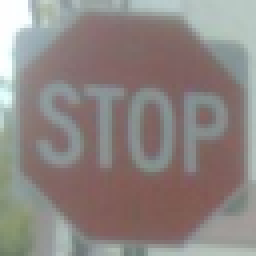
//> input picture images/stopSamples/stop00.png, 64 x 64 px (shown 4 times larger)
$ ./detectObjects   (built with g++ and OpenCV 4)
//> lines starting //> are read from the running program, lines starting //| are printed output that depends on the picture
// [17 lines of licence text are left out]

#include <iostream>
#include <opencv2/core.hpp>
#include <opencv2/highgui.hpp>
#include <opencv2/imgproc.hpp>
#include <opencv2/objdetect.hpp>

int main()
{
	// open the positive sample images
	std::vector<cv::Mat> referenceImages;
	referenceImages.push_back(cv::imread("stopSamples/stop00.png"));
//> referenceImages[0] is the input picture: 64 rows x 64 cols, CV_8UC3; mean B, G, R 130.4, 133.4, 141.8
	referenceImages.push_back(cv::imread("stopSamples/stop01.png"));
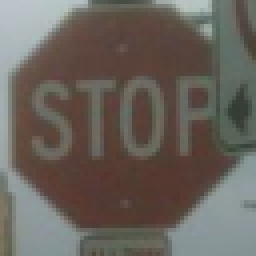
//> input picture images/stopSamples/stop01.png, 64 x 64 px (shown 4 times larger)
//> referenceImages[1] is the input picture: 64 rows x 64 cols, CV_8UC3; mean B, G, R 91.6, 98.5, 105.4
	referenceImages.push_back(cv::imread("stopSamples/stop02.png"));
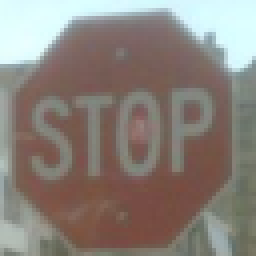
//> input picture images/stopSamples/stop02.png, 64 x 64 px (shown 4 times larger)
//> referenceImages[2] is the input picture: 64 rows x 64 cols, CV_8UC3; mean B, G, R 122.1, 128.9, 137.7
	referenceImages.push_back(cv::imread("stopSamples/stop03.png"));
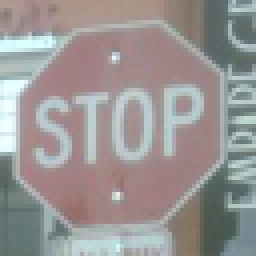
//> input picture images/stopSamples/stop03.png, 64 x 64 px (shown 4 times larger)
//> referenceImages[3] is the input picture: 64 rows x 64 cols, CV_8UC3; mean B, G, R 147.7, 148.5, 153.4
	referenceImages.push_back(cv::imread("stopSamples/stop04.png"));
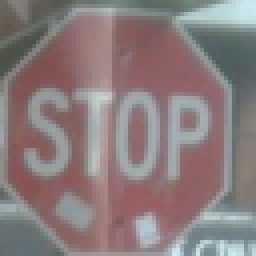
//> input picture images/stopSamples/stop04.png, 64 x 64 px (shown 4 times larger)
//> referenceImages[4] is the input picture: 64 rows x 64 cols, CV_8UC3; mean B, G, R 124.7, 124, 137.6
	referenceImages.push_back(cv::imread("stopSamples/stop05.png"));
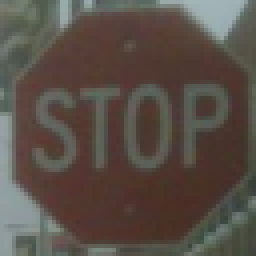
//> input picture images/stopSamples/stop05.png, 64 x 64 px (shown 4 times larger)
//> referenceImages[5] is the input picture: 64 rows x 64 cols, CV_8UC3; mean B, G, R 71.5, 79.2, 89.3
	referenceImages.push_back(cv::imread("stopSamples/stop06.png"));
//> stop06.png cannot be read in this run, so this picture is empty
	referenceImages.push_back(cv::imread("stopSamples/stop07.png"));
//> stop07.png cannot be read in this run, so this picture is empty

	// create a composite image
	cv::Mat positveImages(2 * referenceImages[0].rows, 4 * referenceImages[0].cols, CV_8UC3);
//> positveImages: 128 rows x 256 cols, CV_8UC3; every value is 0
	for (int i = 0; i < 2; i++)
		for (int j = 0; j < 4; j++) {

			referenceImages[i * 2 + j].copyTo(positveImages(cv::Rect(j*referenceImages[i * 2 + j].cols, i*referenceImages[i * 2 + j].rows, referenceImages[i * 2 + j].cols, referenceImages[i * 2 + j].rows)));
		}
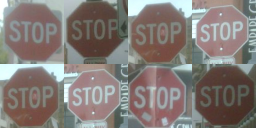
//> positveImages: 128 rows x 256 cols, CV_8UC3; mean B, G, R 119.7, 123.7, 132

	cv::imshow("Positive samples", positveImages);

	cv::Mat negative = cv::imread("stopSamples/bg01.jpg");
//> bg01.jpg cannot be read in this run, so this picture is empty
//> (the run ends here: the program stops with an error, at `cv::resize(negative, negative, cv::Size(), 0.33, 0.33);`)
